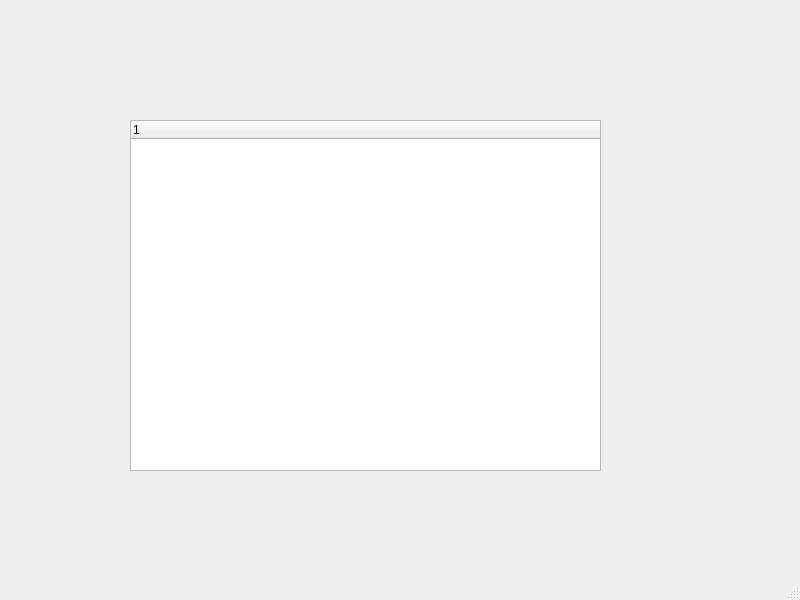
<?xml version="1.0" encoding="UTF-8"?>
<ui version="4.0">
 <class>MainWindow</class>
 <widget class="QMainWindow" name="MainWindow">
  <property name="geometry">
   <rect>
    <x>0</x>
    <y>0</y>
    <width>800</width>
    <height>600</height>
   </rect>
  </property>
  <property name="windowTitle">
   <string>MainWindow</string>
  </property>
  <widget class="QWidget" name="centralwidget">
   <widget class="QTreeWidget" name="treeWidget">
    <property name="geometry">
     <rect>
      <x>130</x>
      <y>120</y>
      <width>471</width>
      <height>351</height>
     </rect>
    </property>
    <column>
     <property name="text">
      <string notr="true">1</string>
     </property>
    </column>
   </widget>
  </widget>
  <widget class="QMenuBar" name="menubar">
   <property name="geometry">
    <rect>
     <x>0</x>
     <y>0</y>
     <width>800</width>
     <height>26</height>
    </rect>
   </property>
  </widget>
  <widget class="QStatusBar" name="statusbar"/>
 </widget>
 <resources/>
 <connections/>
</ui>
